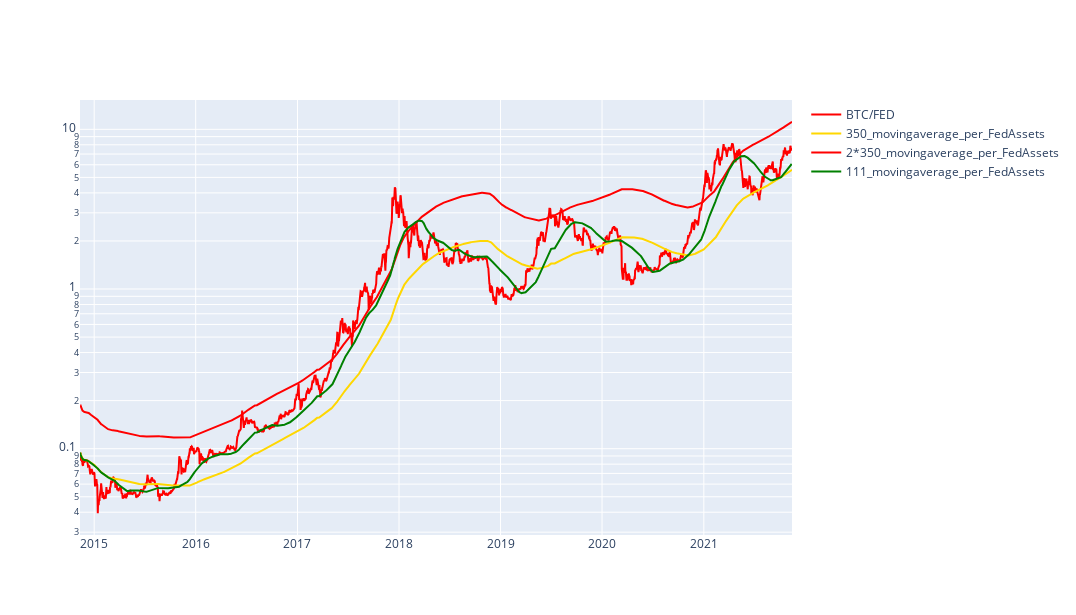

The notebook cell this image was saved under:
### Code cell
fig = go.Figure(
    data=go.Scatter(
        x=btcusd_data_and_fed.index,
        y=btcusd_data_and_fed['BTC_per_FedAssets'],
        name="BTC/FED",
        mode='lines',
        marker=dict(
            # size=16,
            color="red",  # set color equal to a variable
            # colorscale='Viridis', # one of plotly colorscales
            # showscale=True
        )
)
)

fig.add_trace(go.Scatter(x=btcusd_data_and_fed.index, y=btcusd_data_and_fed["350_movingaverage_per_FedAssets"],
                    mode='lines',
                    name='350_movingaverage_per_FedAssets',
                    marker=dict(
                        # size=[40, 60, 80, 100],
                        color="gold"
                        ),
                    )
                )

fig.add_trace(go.Scatter(x=btcusd_data_and_fed.index, y=btcusd_data_and_fed["350_movingaverage_per_FedAssets"]*2,
                    mode='lines',
                    name='2*350_movingaverage_per_FedAssets',
                    marker=dict(
                        # size=[40, 60, 80, 100],
                        color="red"
                        ),
                    )
                )

fig.add_trace(go.Scatter(x=btcusd_data.index, y=btcusd_data_and_fed["111_movingaverage_per_FedAssets"],
                    mode='lines',
                    name='111_movingaverage_per_FedAssets',
                    marker=dict(
                        # size=[40, 60, 80, 100],
                        color="green"
                        )
                    )
                )

# btcusd_data["111_movingaverage"]
fig.update_yaxes(type="log") #, range=[0,5]

fig.update_layout(
    # title="Plot Title",
    autosize=False,
    width=int(1400/1.3),
    height=int(800/1.3),
)

fig

### Figure 1 — Plotly figure (JSON) as saved in the notebook; plotly's stock layout.template omitted (floating-point values rounded to 4 significant figures; data arrays with more than 128 entries replaced by an {"elided": "..."} marker saying what was removed)
{"data": [{"marker": {"color": "red"}, "mode": "lines", "name": "BTC/FED", "type": "scatter", "x": {"elided": "2512 str values"}, "y": {"elided": "2512 float values"}}, {"marker": {"color": "gold"}, "mode": "lines", "name": "350_movingaverage_per_FedAssets", "type": "scatter", "x": {"elided": "2512 str values"}, "y": {"elided": "2512 float values"}}, {"marker": {"color": "red"}, "mode": "lines", "name": "2*350_movingaverage_per_FedAssets", "type": "scatter", "x": {"elided": "2512 str values"}, "y": {"elided": "2512 float values"}}, {"marker": {"color": "green"}, "mode": "lines", "name": "111_movingaverage_per_FedAssets", "type": "scatter", "x": {"elided": "2513 str values"}, "y": {"elided": "2512 float values"}}], "layout": {"autosize": false, "height": 615, "width": 1076, "yaxis": {"type": "log"}}}
